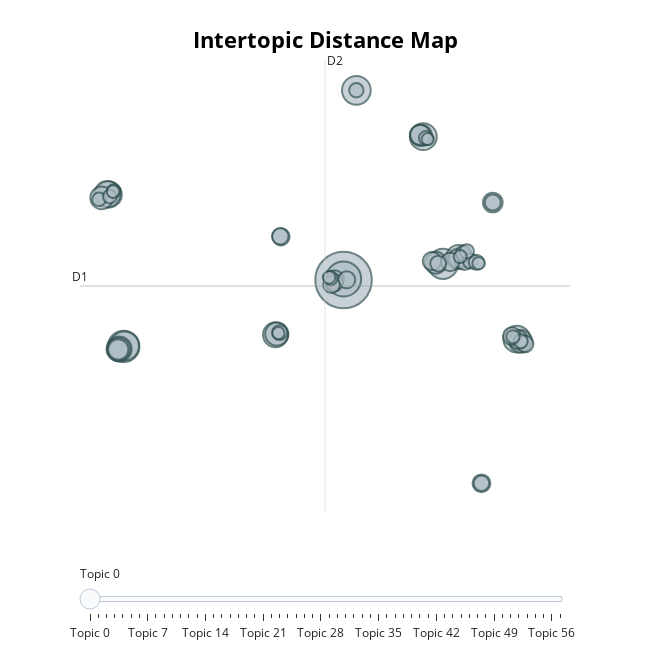

Source (notebook cell):
### Markdown cell above
Visualize the topics selected by the model

### Code cell
topic_model.visualize_topics()
